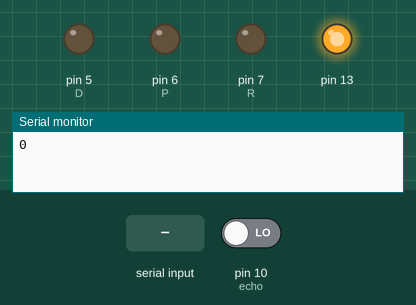
Recording of a sketch running on a simulated Arduino Uno, built with avr-gcc and run on an emulated ATmega328P. On the bench: output pins drawn as LEDs (lit = HIGH), the last lines printed to the serial monitor. The inputs (shaded band) are chosen by the test bench; at power-on: pin 10 (echo) LOW. Pins used as bus, display or sensor lines are not drawn.

Above: at 1.2 s.
1.3 s: "R" received over Serial
At 3.2 s:
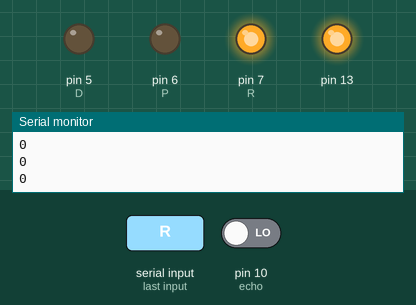
3.5 s: "P" received over Serial
At 4.8 s:
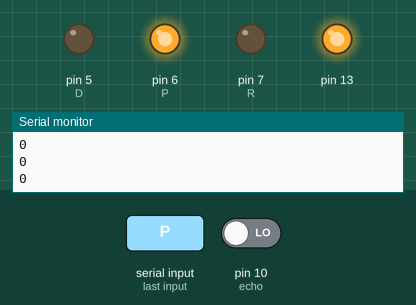
5.5 s: "D" received over Serial
At 7.2 s:
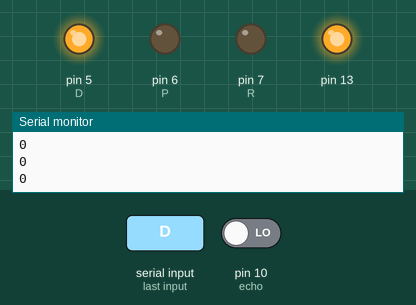
7.5 s: "1" received over Serial
At 8.8 s:
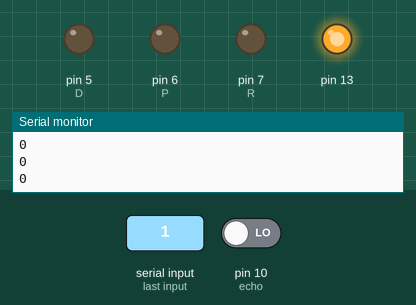
Timing chart, 0 to 10.5 s (numbered marks = the images above; inputs shaded):
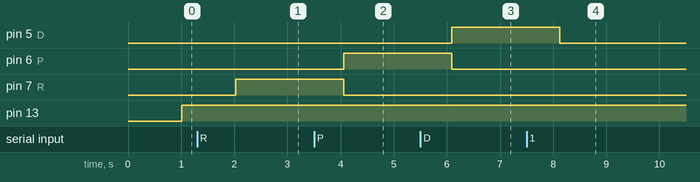

The sketch:

main.ino
```cpp
// C++ code
//
#define MAX 50
#define CM 29.1
const int echo = 10;
const int trig = 11;
const int R = 7;
const int P = 6;
const int D = 5;
char gear;
int distance,cm;
void setup()
{
  Serial.begin(9600);
  pinMode(trig, OUTPUT);
  pinMode(echo , INPUT);
  pinMode(13 , OUTPUT);
  pinMode(R , OUTPUT);
  pinMode(P , OUTPUT);
  pinMode(D , OUTPUT);

}

void loop()
{
  	digitalWrite(R,LOW);
  	digitalWrite(P,LOW);
  	digitalWrite(D,LOW);
  	if (Serial.available() > 0)
      	gear = Serial.read();

  	switch(gear)
    {
      	case 'R':
      		digitalWrite(R,HIGH);
      		break;
      	case 'P':
      		digitalWrite(P,HIGH);
      		break;
      	case 'D':
      		digitalWrite(D,HIGH);
      		break;
      	default:
      		break;
    }
    digitalWrite(trig , LOW);
    delay(5);
    digitalWrite(trig , HIGH);
    delay(10);
    digitalWrite(trig , LOW);

  	distance = pulseIn(echo,HIGH);
  	cm = (distance/2)/CM;
  	Serial.println(cm);
  	if(cm <= MAX)
      digitalWrite(13,HIGH);
  	else
      digitalWrite(13,LOW);
}
```

Measured:
- after the input at 1.3 s, pin 7 (R): LOW → HIGH after 0.73 s
- after the input at 3.5 s, pin 6 (P): LOW → HIGH after 0.56 s; pin 7 (R): HIGH → LOW after 0.56 s
- after the input at 5.5 s, pin 5 (D): LOW → HIGH after 0.59 s; pin 6 (P): HIGH → LOW after 0.59 s
- after the input at 7.5 s, pin 5 (D): HIGH → LOW after 0.62 s
